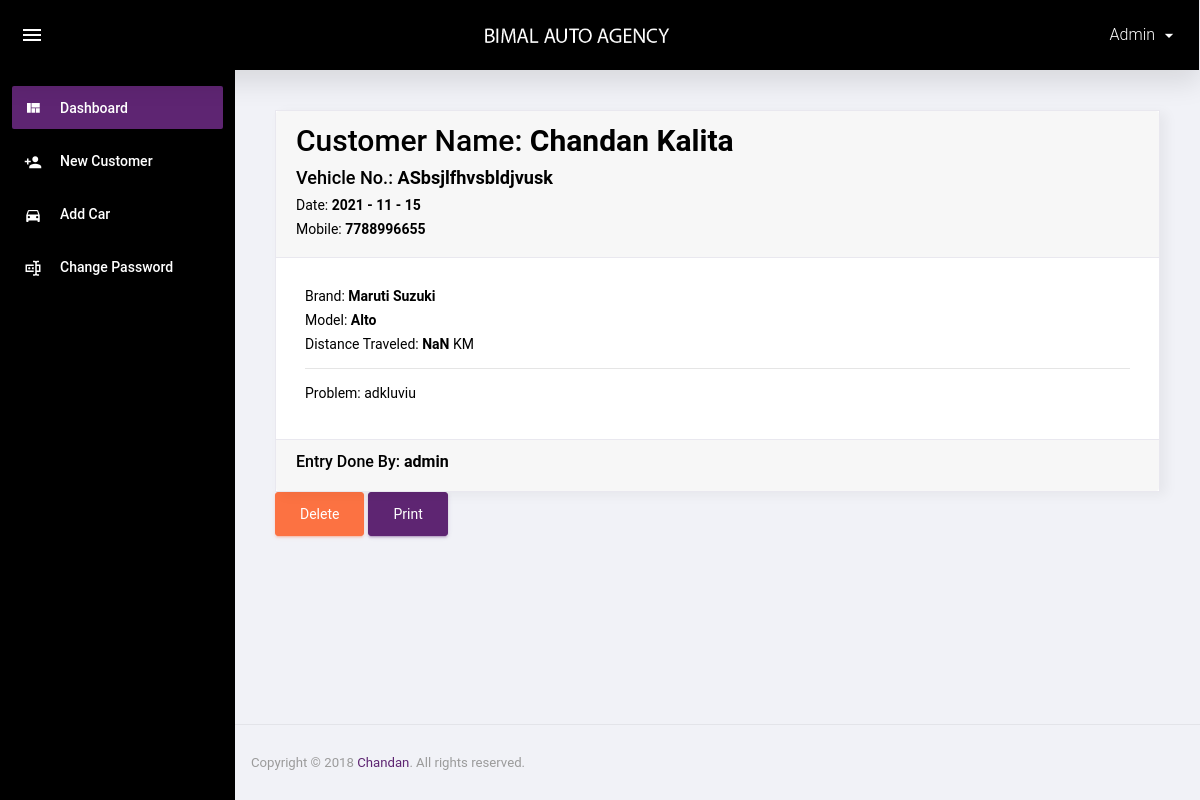
The app's page /readmore.php?id=24 (signed in) with its own data.
### tables this page shows
CREATE TABLE `vehicle` (
  `id` int(11) NOT NULL,
  `name` varchar(255) NOT NULL,
  `mobile` varchar(20) NOT NULL,
  `car_no` varchar(30) NOT NULL,
  `car_brand_id` int(11) NOT NULL,
  `car_model_id` int(11) NOT NULL,
  `kms` varchar(50) NOT NULL,
  `problem` text NOT NULL,
  `date` varchar(50) NOT NULL,
  `entered_by` varchar(30) NOT NULL
);

CREATE TABLE `car_brand` (
  `id` int(11) NOT NULL,
  `brand` varchar(255) NOT NULL
);

CREATE TABLE `car_model` (
  `id` int(11) NOT NULL,
  `brand_id` int(11) NOT NULL,
  `model` varchar(255) NOT NULL
);

### readmore.php (the view, shortened to what this page needs)
<?php include 'header.php';
if(isset($_GET['id'])&&$_GET['id']>0){
    $id = $_GET['id'];
    $sql = "SELECT
        vehicle.id, vehicle.name, vehicle.mobile, vehicle.car_no, vehicle.date, vehicle.kms,vehicle.problem, vehicle.entered_by, car_model.model, car_brand.brand
        FROM vehicle
        INNER JOIN car_model on vehicle.car_model_id=car_model.id
        INNER JOIN car_brand on vehicle.car_brand_id=car_brand.id
        where vehicle.id = $id";
    $query = mysqli_query($con, $sql);
    $row = mysqli_fetch_assoc($query);
}else{
    redirect('index.php');
}
?>
<div class="card" id='printArea'>
            <div class="card-header">
              <h1> Customer Name: <span><b> <?php echo $row['name'] ?></b></span></h1>
              <h5>Vehicle No.: <span><b><?php echo $row['car_no'] ?></b></span></h5>
              <p>Date: <span><b><?php echo $row['date'] ?></b></span></p>
              <p>Mobile: <span><b><?php echo $row['mobile'] ?></b></span></p>
            </div>
            <div class="card-body">
              <p>Brand: <b><?php echo $row['brand'] ?></b></p>
              <p>Model: <b><?php echo $row['model'] ?></b></p>
              <p>Distance Traveled: <span><b class="distance_traveled"> <?php echo $row['kms'] ?></b> KM</span></p>
              <hr>
              <p>Problem: <?php echo $row['problem'] ?></p>
            </div>
            <div class="card-footer">
              <h6>Entry Done By: <span><b><?php echo $row['entered_by'] ?></b></span></h6>
            </div>
          </div>
          <a href="readmore.php?id=<?php echo $id ?>&action=delete" class="btn btn-danger">Delete</a>
          <button class="btn btn-primary" onclick="printDiv('printArea')">Print</button>
<?php include 'footer.php'?>

### records on screen
vehicle: name "Chandan Kalita", car_no "ASbsjlfhvsbldjvusk", date "2021 - 11 - 15", mobile "7788996655", car_brand.brand "Maruti Suzuki", car_model.model "Alto", problem "adkluviu", entered_by "admin"

### other values on screen
$_SESSION['NAME'] "Admin"
